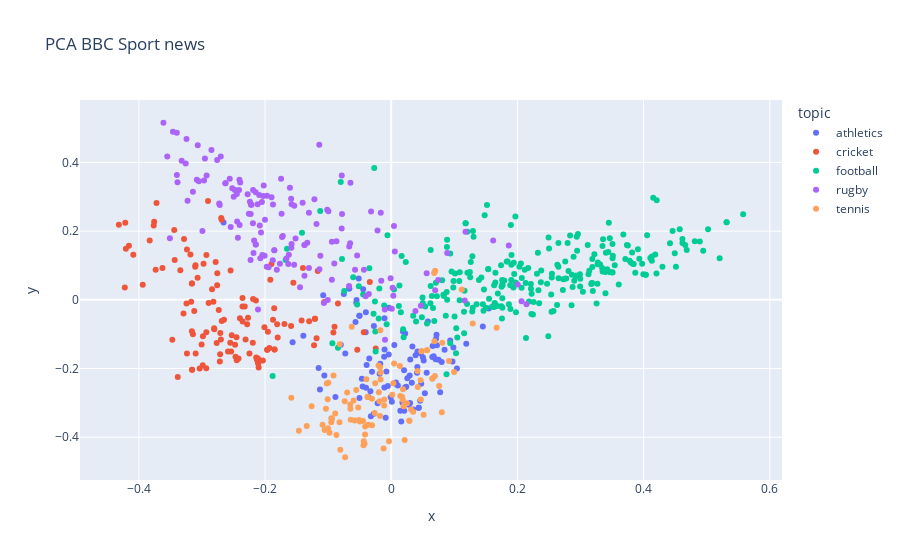

Write notebook code for a chart like this one.
### Code cell
import texthero as hero
import pandas as pd

df = pd.read_csv(
    "https://github.com/jbesomi/texthero/raw/master/dataset/bbcsport.csv"
)
df['pca'] = (
    df['text']
    .pipe(hero.clean)
    .pipe(hero.tfidf)
    .pipe(hero.pca)
)

hero.scatterplot(df, col='pca', color='topic', title="PCA BBC Sport news")
